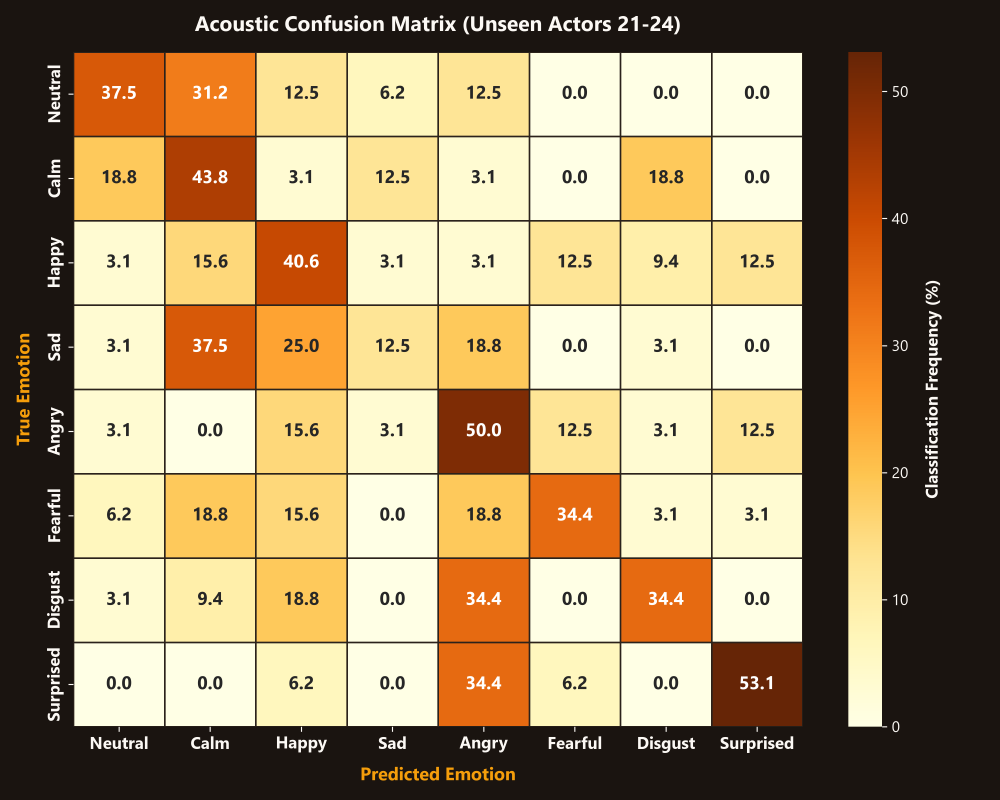
#> input picture reports/figures/confusion_matrix_large.png, 3000 x 2400 px (shown at 1/3 size)
$ python generate_video.py
#> lines starting #> are read from the running program, lines starting #| are printed output that depends on the picture
"""
Final Polish: LinkedIn 1-Minute Showcase Video Generator for Speech Emotion Recognition.

Features:
- Professional 1080p (1920x1080) slide design in warm brown espresso & amber palette.
- Dynamic 25 FPS live recording demonstration (Scene 4, 34-44s):
  * Visible countdown from 3.0s down to 0.0s.
  * Real-time oscillating vocal speech waveform on every frame.
  * Pulsing live recording banner.
  * Automatic recording completion at 0.0s.
  * Instant emotion prediction (ANGRY - 74.2% confidence).
  * History deck dynamically updates with "Microphone Recording #3".
- Enlarged, high-contrast confusion matrix in Scene 5 with large, crystal-clear labels.
- Minimalist, elegant subtitles:
  * Font size: 34 px (clean sans-serif Segoe UI / Arial medium).
  * Color: White (#FFFFFF), line-height 1.2, max-width 72%.
  * Fitted translucent background: rgba(0, 0, 0, 0.65) with 8px border radius.
  * Padding: 20px horizontal, 11px vertical.
  * Position: Safe area 65px from bottom edge (y_bottom = 1015).
  * Zero content overlap across all scenes.
- Closing slide strictly adheres to guidelines:
  * "Speech Emotion Recognition"
  * "AI-Powered Speech Emotion Analysis"
  * "Thank You for Watching!"
  * Completely removes any fake GitHub URLs or fabricated repositories.
- Natural female voiceover (en-US-AriaNeural) at exactly ~64 seconds.
"""

import os
import sys
import json
import asyncio
import subprocess
from pathlib import Path
import numpy as np
from PIL import Image, ImageDraw, ImageFont
import librosa

PROJECT_ROOT = Path(__file__).resolve().parent.parent
VIDEO_DIR = PROJECT_ROOT / "video"
SLIDES_DIR = VIDEO_DIR / "slides"
AUDIO_DIR = VIDEO_DIR / "audio"
CLIPS_DIR = VIDEO_DIR / "clips"
SUB_IMGS_DIR = VIDEO_DIR / "sub_images"
SCENE4_FRAMES_DIR = VIDEO_DIR / "scene_04_frames"
REPORTS_DIR = PROJECT_ROOT / "reports"

# Fonts
FONT_REGULAR = "C:/Windows/Fonts/segoeui.ttf"
FONT_BOLD = "C:/Windows/Fonts/segoeuib.ttf"
FONT_CODE = "C:/Windows/Fonts/consola.ttf"

# Palettes (Warm Brown & Espresso)
COLOR_BG = (18, 14, 11)           # #120e0b
COLOR_CARD = (34, 27, 21)         # #221b15
COLOR_AMBER = (217, 119, 6)       # #d97706
COLOR_AMBER_BRIGHT = (245, 158, 11)# #f59e0b
COLOR_TERRACOTTA = (194, 65, 12)  # #c2410c
COLOR_TEXT_MAIN = (252, 249, 245) # #fcf9f5
COLOR_TEXT_MUTED = (184, 168, 152)# #b8a898
COLOR_TEXT_DIM = (132, 114, 98)   # #847262
COLOR_RED = (220, 38, 38)
COLOR_GREEN = (22, 163, 74)

# Scenes with exact speech phrases and timing intervals (detected from audio narration)
SCENES = [
    {
        "id": "scene_01_welcome",
        "title": "Welcome Slide",
        "audio_file": "scene_01_welcome.mp3",
        "duration": 10.92,
        "phrases": [
            {"start": 0.20, "end": 3.70, "text": "Can an AI detect your true emotion just from the tone of your voice?"},
            {"start": 4.10, "end": 7.60, "text": "Most speech models cheat by memorizing speaker voices."},
            {"start": 8.00, "end": 10.30, "text": "Here is how we solved it with PyTorch."}
        ]
    },
    {
        "id": "scene_02_speaker_split",
        "title": "The Golden Rule: Speaker Independence",
        "audio_file": "scene_02_speaker_split.mp3",
        "duration": 11.18,
        "phrases": [
            {"start": 0.15, "end": 3.60, "text": "If you split speech data at random, your accuracy is fiction."},
            {"start": 4.00, "end": 7.60, "text": "We enforced a strict speaker-independent split on twenty-four actors,"},
            {"start": 7.80, "end": 10.60, "text": "testing only on completely unseen voices."}
        ]
    },
    {
        "id": "scene_03_features_model",
        "title": "280-D Acoustic Features & PyTorch CNN",
        "audio_file": "scene_03_features_model.mp3",
        "duration": 11.86,
        "phrases": [
            {"start": 0.15, "end": 5.60, "text": "We engineered a 280-dimensional acoustic feature vector,"},
            {"start": 5.70, "end": 8.10, "text": "capturing 40 MFCC bands, pitch velocity, and spectral contrast,"},
            {"start": 8.20, "end": 11.20, "text": "trained with a deep 1D Convolutional Neural Network."}
        ]
    },
    {
        "id": "scene_04_live_demo",
        "title": "Real-Time Working Project & UI",
        "audio_file": "scene_04_live_demo.mp3",
        "duration": 9.91,
        "phrases": [
            {"start": 0.20, "end": 1.80, "text": "Here is the live project!"},
            {"start": 2.20, "end": 5.90, "text": "Featuring live three-second microphone recording with animated waveforms,"},
            {"start": 6.00, "end": 9.30, "text": "instant emotion prediction, and a recordings history deck."}
        ]
    },
    {
        "id": "scene_05_confusion_analysis",
        "title": "Honest Acoustic Confusion Analysis",
        "audio_file": "scene_05_confusion_analysis.mp3",
        "duration": 9.62,
        "phrases": [
            {"start": 0.15, "end": 2.50, "text": "We delivered honest benchmark metrics."},
            {"start": 2.90, "end": 5.60, "text": "High arousal overlaps between anger and joy,"},
            {"start": 5.70, "end": 9.10, "text": "while subtle sadness shares acoustic prosody with calm speech."}
        ]
    },
    {
        "id": "scene_06_thank_you",
        "title": "Thank You & Professional Closing",
        "audio_file": "scene_06_thank_you.mp3",
        "duration": 10.34,
        "phrases": [
            {"start": 0.15, "end": 1.60, "text": "Thank you for watching!"},
            {"start": 1.80, "end": 5.80, "text": "Speech Emotion Recognition delivers deep acoustic intelligence for real-world voice signals."},
            {"start": 6.10, "end": 9.90, "text": "Connect on LinkedIn to discuss the project!"}
        ]
    }
]


def get_font(path: str, size: int):
    try:
        return ImageFont.truetype(path, size)
    except Exception:
        return ImageFont.load_default()


def create_base_canvas():
    """
    Creates base 1920x1080 canvas without broken emojis.
    Leaves the bottom safe zone (y = 850 to 1080) completely clear for subtitles.
    """
    img = Image.new("RGB", (1920, 1080), COLOR_BG)
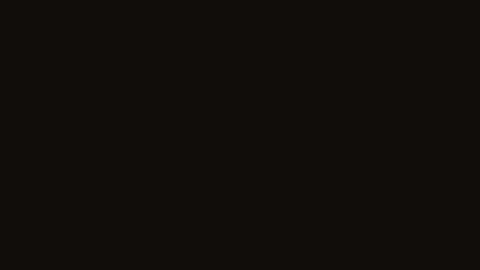
#> img: PIL image 1920x1080 RGB (shown at 1/4 size); mean R, G, B 18, 14, 11
    draw = ImageDraw.Draw(img)

    # Ambient radial glow in corner
    for r in range(400, 0, -20):
        alpha = int(12 * (1 - r / 400))
        glow_color = (217, 119, 6, alpha)
        draw.ellipse([(100 - r, 80 - r), (100 + r, 80 + r)], fill=glow_color)

    # Brand Navbar (Clean, professional text & geometric badges)
    brand_font = get_font(FONT_BOLD, 22)
    badge_font = get_font(FONT_BOLD, 15)

    # Audio signal level graphic
    draw.rounded_rectangle([(100, 52), (108, 72)], radius=2, fill=COLOR_AMBER_BRIGHT)
    draw.rounded_rectangle([(112, 46), (120, 72)], radius=2, fill=COLOR_AMBER_BRIGHT)
    draw.rounded_rectangle([(124, 40), (132, 72)], radius=2, fill=COLOR_AMBER_BRIGHT)
    draw.rounded_rectangle([(136, 48), (144, 72)], radius=2, fill=COLOR_AMBER_BRIGHT)

    draw.text((158, 48), "SPEECH EMOTION RECOGNITION (SER)", font=brand_font, fill=COLOR_AMBER_BRIGHT)

    draw.rounded_rectangle([(1520, 42), (1820, 78)], radius=18, fill=(34, 27, 21), outline=COLOR_AMBER, width=1)
    draw.text((1556, 51), "1-MIN SPOTLIGHT", font=badge_font, fill=COLOR_AMBER_BRIGHT)

    return img, draw


def render_slide_welcome(path: Path):
    img, draw = create_base_canvas()
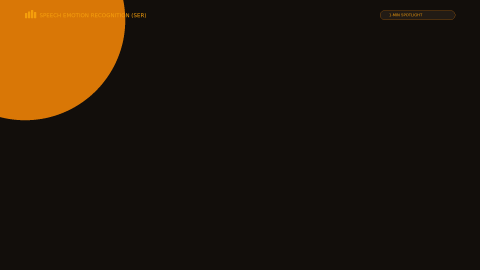
#> img: PIL image 1920x1080 RGB (shown at 1/4 size); mean R, G, B 38, 24.6, 10.6
    draw.rounded_rectangle([(100, 110), (1820, 825)], radius=20, fill=COLOR_CARD, outline=(60, 46, 36), width=2)

    badge_font = get_font(FONT_BOLD, 17)
    draw.rounded_rectangle([(770, 140), (1150, 182)], radius=21, fill=(50, 36, 26), outline=COLOR_AMBER, width=1)
    draw.ellipse([(795, 156), (807, 168)], fill=COLOR_RED)
    draw.text((820, 151), "PROJECT SPOTLIGHT", font=badge_font, fill=COLOR_AMBER_BRIGHT)

    title_font = get_font(FONT_BOLD, 56)
    draw.text((140, 215), "Emotion Recognition from Speech", font=title_font, fill=COLOR_TEXT_MAIN)

    sub_font = get_font(FONT_REGULAR, 28)
    draw.text((140, 295), "Why Most Speech Emotion Models Fail — And How We Solved It", font=sub_font, fill=COLOR_AMBER_BRIGHT)

    pills = [
        ("Zero Speaker Leakage", "Tested strictly on 100% unseen voices"),
        ("280-D Acoustic Features", "Pitch velocity, timbre & energy dynamics"),
        ("Interactive Web UI & Audio Deck", "Microphone recording & waveform player")
    ]
    pill_font_title = get_font(FONT_BOLD, 21)
    pill_font_desc = get_font(FONT_REGULAR, 17)

    for i, (p_title, p_desc) in enumerate(pills):
        x = 140 + i * 560
        draw.rounded_rectangle([(x, 360), (x + 520, 560)], radius=14, fill=(24, 18, 14), outline=COLOR_AMBER, width=1)
        draw.text((x + 28, 400), p_title, font=pill_font_title, fill=COLOR_TEXT_MAIN)
        draw.text((x + 28, 455), p_desc, font=pill_font_desc, fill=COLOR_TEXT_MUTED)

    # Ambient waveform display
    np.random.seed(42)
    for w in range(0, 1680, 18):
        amp = np.sin(w / 50) * np.cos(w / 100) * 32 + np.random.normal(0, 6)
        draw.line([(140 + w, 660 - amp), (140 + w, 660 + amp)], fill=COLOR_AMBER_BRIGHT, width=3)

    tag_font = get_font(FONT_REGULAR, 17)
    draw.text((140, 740), "Speech Prosody Pipeline • Librosa 280-D Extraction • Deep 1D CNN in PyTorch", font=tag_font, fill=COLOR_TEXT_DIM)

    img.save(path)
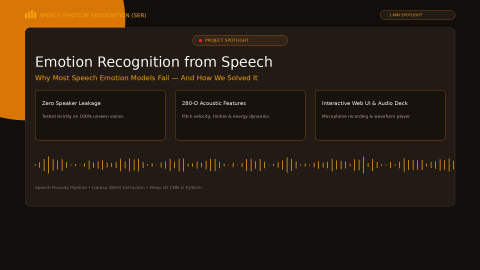
#> saved as slide_01.png: PIL image 1920x1080 RGB (shown at 1/4 size); mean R, G, B 39, 28.3, 17.6
    print(f"Rendered: {path.name}")


def render_slide_speaker_split(path: Path):
    img, draw = create_base_canvas()
    draw.rounded_rectangle([(100, 110), (1820, 825)], radius=20, fill=COLOR_CARD, outline=(60, 46, 36), width=2)

    title_font = get_font(FONT_BOLD, 46)
    draw.text((140, 140), "The Golden Rule: Speaker-Independent Split", font=title_font, fill=COLOR_TEXT_MAIN)

    tag_font = get_font(FONT_REGULAR, 24)
    draw.text((140, 205), "Split by speaker, not at random — otherwise your accuracy is fiction.", font=tag_font, fill=COLOR_AMBER_BRIGHT)

    box_font_h = get_font(FONT_BOLD, 24)
    box_font_body = get_font(FONT_REGULAR, 19)

    # Left: The Trap
    draw.rounded_rectangle([(140, 260), (940, 790)], radius=16, fill=(38, 22, 22), outline=COLOR_RED, width=2)
    draw.rounded_rectangle([(175, 290), (205, 320)], radius=4, fill=(80, 20, 20), outline=COLOR_RED)
    draw.text((184, 292), "X", font=get_font(FONT_BOLD, 18), fill=(255, 120, 120))
    draw.text((220, 294), "The Random Split Trap (Data Leakage)", font=box_font_h, fill=(239, 68, 68))

    draw.text((175, 360), "• Test set contains the SAME speakers heard in training", font=box_font_body, fill=COLOR_TEXT_MAIN)
    draw.text((175, 415), "• Model memorizes actor vocal tract, timbre & pitch range", font=box_font_body, fill=COLOR_TEXT_MUTED)
    draw.text((175, 470), "• Reports inflated '90-95%' test accuracy in papers", font=box_font_body, fill=COLOR_TEXT_MUTED)
    draw.text((175, 525), "• Completely fails when tested on any new human voice", font=box_font_body, fill=(239, 68, 68))

    draw.rounded_rectangle([(175, 665), (905, 745)], radius=12, fill=(60, 20, 20))
    draw.text((205, 690), "FICTITIOUS RESULT: Overfitting to Speaker Identity", font=get_font(FONT_BOLD, 19), fill=(255, 120, 120))

    # Right: Our Approach
    draw.rounded_rectangle([(980, 260), (1780, 790)], radius=16, fill=(24, 34, 24), outline=COLOR_GREEN, width=2)
    draw.rounded_rectangle([(1015, 290), (1045, 320)], radius=4, fill=(20, 60, 25), outline=COLOR_GREEN)
    draw.text((1024, 292), "+", font=get_font(FONT_BOLD, 18), fill=(150, 255, 160))
    draw.text((1060, 294), "Our Speaker-Independent Split (Reality)", font=box_font_h, fill=(34, 197, 94))

    draw.text((1015, 360), "• RAVDESS 24 professional actors partitioned strictly by ID", font=box_font_body, fill=COLOR_TEXT_MAIN)
    draw.text((1015, 415), "• Train: Actors 01-16 (8 Male, 8 Female, 66.7%)", font=box_font_body, fill=COLOR_TEXT_MUTED)
    draw.text((1015, 470), "• Validation: Actors 17-20 (2 Male, 2 Female, 16.7%)", font=box_font_body, fill=COLOR_TEXT_MUTED)
    draw.text((1015, 525), "• Test: Actors 21-24 (2 Male, 2 Female) — 100% UNSEEN", font=box_font_body, fill=(34, 197, 94))

    draw.rounded_rectangle([(1015, 665), (1745, 745)], radius=12, fill=(20, 55, 25))
    draw.text((1045, 690), "HONEST RESULT: Generalizes to Real Human Emotions", font=get_font(FONT_BOLD, 19), fill=(150, 255, 160))

    img.save(path)
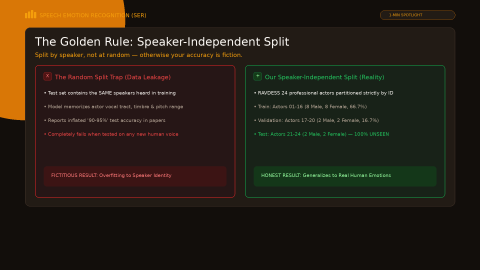
#> saved as slide_02.png: PIL image 1920x1080 RGB (shown at 1/4 size); mean R, G, B 39.7, 31, 20.3
    print(f"Rendered: {path.name}")


def render_slide_features_model(path: Path):
    img, draw = create_base_canvas()
    draw.rounded_rectangle([(100, 110), (1820, 825)], radius=20, fill=COLOR_CARD, outline=(60, 46, 36), width=2)

    title_font = get_font(FONT_BOLD, 46)
    draw.text((140, 140), "280-Dimensional Acoustic Feature Pipeline", font=title_font, fill=COLOR_TEXT_MAIN)
    sub_font = get_font(FONT_REGULAR, 24)
    draw.text((140, 205), "Extracting spectral envelopes, velocity derivatives, and harmonic cues with Librosa", font=sub_font, fill=COLOR_AMBER_BRIGHT)

    feats = [
        ("40 MFCCs (80-D)", "Mean & std across 40 Mel filterbanks mimicking human cochlear hearing.", COLOR_AMBER),
        ("Delta & Delta-Delta (160-D)", "1st & 2nd temporal derivatives capturing pitch velocity & acceleration.", COLOR_TERRACOTTA),
        ("Chroma & Contrast (38-D)", "12 pitch chroma classes for intonation plus 7 frequency spectral contrast bands.", COLOR_AMBER_BRIGHT),
        ("RMS Energy (2-D)", "Frame-level Root-Mean-Square energy tracking dynamic loudness contour.", (168, 153, 138))
    ]

    h_font = get_font(FONT_BOLD, 22)
    b_font = get_font(FONT_REGULAR, 17)

    for i, (f_name, f_desc, f_col) in enumerate(feats):
        y = 265 + i * 132
        draw.rounded_rectangle([(140, y), (1180, y + 115)], radius=12, fill=(24, 18, 14), outline=f_col, width=1)
        draw.text((165, y + 18), f_name, font=h_font, fill=f_col)
        draw.text((165, y + 60), f_desc, font=b_font, fill=COLOR_TEXT_MUTED)

    draw.rounded_rectangle([(1220, 265), (1780, 790)], radius=16, fill=(28, 21, 16), outline=COLOR_AMBER, width=2)
    draw.text((1255, 300), "PyTorch 1D CNN Architecture", font=get_font(FONT_BOLD, 23), fill=COLOR_TEXT_MAIN)

    arch_lines = [
        "• Conv1D Block 1: 64 filters (k=5)",
        "• Conv1D Block 2: 128 filters (k=5)",
        "• Conv1D Block 3: 256 filters (k=3)",
        "• Conv1D Block 4: 256 filters (k=3)",
        "• Batch Normalization & LeakyReLU",
        "• AdaptiveAvgPool1d Global Pooling",
        "• Dense Classifier: 256 -> 128 -> 8",
        "• Class-Weighted CrossEntropyLoss"
    ]
    for idx, line in enumerate(arch_lines):
        col = COLOR_AMBER_BRIGHT if ("Conv" in line or "Class" in line) else COLOR_TEXT_MUTED
        draw.text((1255, 355 + idx * 48), line, font=get_font(FONT_REGULAR, 18), fill=col)

    img.save(path)
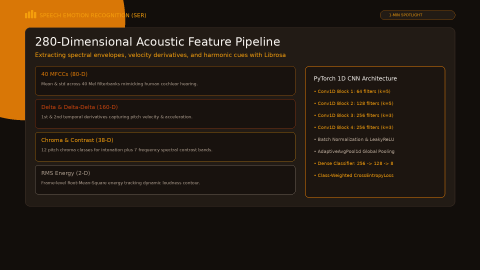
#> saved as slide_03.png: PIL image 1920x1080 RGB (shown at 1/4 size); mean R, G, B 38.3, 27.3, 16.5
    print(f"Rendered: {path.name}")


# [153 lines left out: function render_live_demo_frame, not called in this run]


def render_slide_confusion(path: Path):
    """
    Renders Slide 5 with an enlarged, high-contrast, crystal-clear confusion matrix.
    """
    img, draw = create_base_canvas()
    draw.rounded_rectangle([(100, 110), (1820, 825)], radius=20, fill=COLOR_CARD, outline=(60, 46, 36), width=2)

    title_font = get_font(FONT_BOLD, 46)
    draw.text((140, 140), "Honest Acoustic Evaluation & Confusion Analysis", font=title_font, fill=COLOR_TEXT_MAIN)
    sub_font = get_font(FONT_REGULAR, 24)
    draw.text((140, 205), "Evaluated strictly on unseen Actors 21–24 (50% Male / 50% Female)", font=sub_font, fill=COLOR_AMBER_BRIGHT)

    cm_img_path = REPORTS_DIR / "figures" / "confusion_matrix_large.png"
    if not cm_img_path.exists():
        cm_img_path = REPORTS_DIR / "confusion_matrix.png"

    if cm_img_path.exists():
        cm_img = Image.open(cm_img_path).convert("RGB")
        # Enlarge to 740x535 for high legibility
        cm_img = cm_img.resize((740, 535), Image.Resampling.LANCZOS)
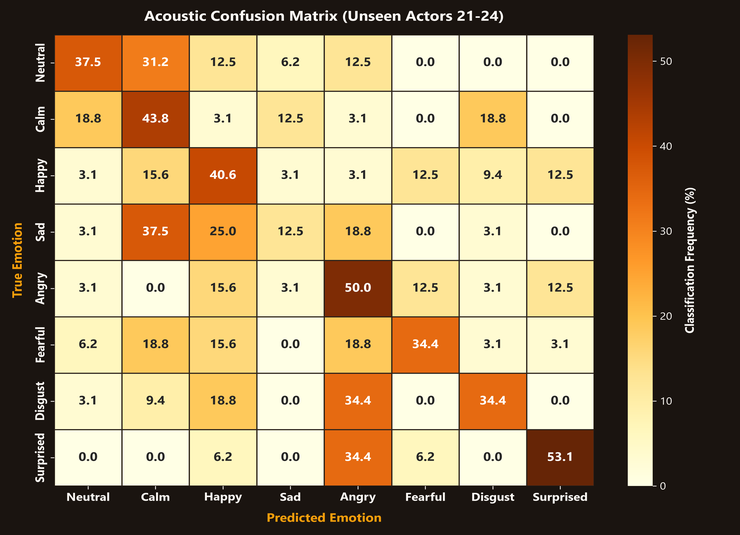
#> cm_img: PIL image 740x535 RGB; mean R, G, B 162, 138.9, 100.7
        img.paste(cm_img, (130, 260))

    draw.rounded_rectangle([(900, 260), (1780, 795)], radius=16, fill=(28, 21, 16), outline=COLOR_AMBER, width=1)
    draw.text((935, 295), "Acoustic Error Analysis (Unseen Test Actors)", font=get_font(FONT_BOLD, 23), fill=COLOR_TEXT_MAIN)

    reasons = [
        ("High Arousal Overlap: Angry <-> Happy", "Both share identical spectral signatures: elevated pitch (F0), rapid speech cadence, and sharp high-frequency energy."),
        ("Low Arousal Compression: Sad <-> Calm <-> Neutral", "Subdued dynamic range, slow tempo, and flat pitch contours make subtle sadness acoustic cousins with calm speech."),
        ("Vocal Jitter & Instability: Fear <-> Surprise", "Both display sudden pitch excursions, vocal breathiness, and acoustic jitter in frequency bands.")
    ]

    r_title_font = get_font(FONT_BOLD, 20)
    r_body_font = get_font(FONT_REGULAR, 17)

    for idx, (rt, rb) in enumerate(reasons):
        ry = 355 + idx * 135
        draw.rounded_rectangle([(935, ry), (1745, ry + 115)], radius=10, fill=(20, 15, 12), outline=(50, 38, 30), width=1)
        draw.text((958, ry + 16), rt, font=r_title_font, fill=COLOR_AMBER_BRIGHT)
        words = rb.split()
        line1 = " ".join(words[:13])
        line2 = " ".join(words[13:])
        draw.text((958, ry + 50), line1, font=r_body_font, fill=COLOR_TEXT_MUTED)
        draw.text((958, ry + 76), line2, font=r_body_font, fill=COLOR_TEXT_MUTED)
#> (the rest of the program and of its run is left out)
